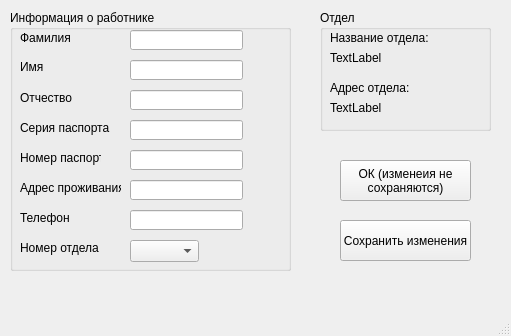
<?xml version="1.0" encoding="UTF-8"?>
<ui version="4.0">
 <class>WorkerInformation</class>
 <widget class="QMainWindow" name="WorkerInformation">
  <property name="geometry">
   <rect>
    <x>0</x>
    <y>0</y>
    <width>511</width>
    <height>336</height>
   </rect>
  </property>
  <property name="windowTitle">
   <string>Информация о работнике</string>
  </property>
  <widget class="QWidget" name="centralwidget">
   <widget class="QGroupBox" name="groupBox">
    <property name="geometry">
     <rect>
      <x>10</x>
      <y>10</y>
      <width>281</width>
      <height>261</height>
     </rect>
    </property>
    <property name="title">
     <string>Информация о работнике</string>
    </property>
    <widget class="QLabel" name="label">
     <property name="geometry">
      <rect>
       <x>10</x>
       <y>20</y>
       <width>61</width>
       <height>16</height>
      </rect>
     </property>
     <property name="text">
      <string>Фамилия</string>
     </property>
    </widget>
    <widget class="QLabel" name="label_2">
     <property name="geometry">
      <rect>
       <x>10</x>
       <y>50</y>
       <width>47</width>
       <height>13</height>
      </rect>
     </property>
     <property name="text">
      <string>Имя</string>
     </property>
    </widget>
    <widget class="QLabel" name="label_3">
     <property name="geometry">
      <rect>
       <x>10</x>
       <y>80</y>
       <width>61</width>
       <height>16</height>
      </rect>
     </property>
     <property name="text">
      <string>Отчество</string>
     </property>
    </widget>
    <widget class="QLabel" name="label_4">
     <property name="geometry">
      <rect>
       <x>10</x>
       <y>110</y>
       <width>91</width>
       <height>16</height>
      </rect>
     </property>
     <property name="text">
      <string>Серия паспорта</string>
     </property>
    </widget>
    <widget class="QLabel" name="label_5">
     <property name="geometry">
      <rect>
       <x>10</x>
       <y>140</y>
       <width>81</width>
       <height>16</height>
      </rect>
     </property>
     <property name="text">
      <string>Номер паспорта</string>
     </property>
    </widget>
    <widget class="QLabel" name="label_6">
     <property name="geometry">
      <rect>
       <x>10</x>
       <y>170</y>
       <width>101</width>
       <height>16</height>
      </rect>
     </property>
     <property name="text">
      <string>Адрес проживания</string>
     </property>
    </widget>
    <widget class="QLabel" name="label_7">
     <property name="geometry">
      <rect>
       <x>10</x>
       <y>200</y>
       <width>51</width>
       <height>16</height>
      </rect>
     </property>
     <property name="text">
      <string>Телефон</string>
     </property>
    </widget>
    <widget class="QLabel" name="label_8">
     <property name="geometry">
      <rect>
       <x>10</x>
       <y>230</y>
       <width>81</width>
       <height>16</height>
      </rect>
     </property>
     <property name="text">
      <string>Номер отдела</string>
     </property>
    </widget>
    <widget class="QLineEdit" name="surename">
     <property name="geometry">
      <rect>
       <x>120</x>
       <y>20</y>
       <width>113</width>
       <height>20</height>
      </rect>
     </property>
    </widget>
    <widget class="QLineEdit" name="name">
     <property name="geometry">
      <rect>
       <x>120</x>
       <y>50</y>
       <width>113</width>
       <height>20</height>
      </rect>
     </property>
    </widget>
    <widget class="QLineEdit" name="father_name">
     <property name="geometry">
      <rect>
       <x>120</x>
       <y>80</y>
       <width>113</width>
       <height>20</height>
      </rect>
     </property>
    </widget>
    <widget class="QLineEdit" name="passport_series">
     <property name="geometry">
      <rect>
       <x>120</x>
       <y>110</y>
       <width>113</width>
       <height>20</height>
      </rect>
     </property>
    </widget>
    <widget class="QLineEdit" name="passport_number">
     <property name="geometry">
      <rect>
       <x>120</x>
       <y>140</y>
       <width>113</width>
       <height>20</height>
      </rect>
     </property>
    </widget>
    <widget class="QLineEdit" name="adress">
     <property name="geometry">
      <rect>
       <x>120</x>
       <y>170</y>
       <width>113</width>
       <height>20</height>
      </rect>
     </property>
    </widget>
    <widget class="QLineEdit" name="phone">
     <property name="geometry">
      <rect>
       <x>120</x>
       <y>200</y>
       <width>113</width>
       <height>20</height>
      </rect>
     </property>
    </widget>
    <widget class="QComboBox" name="department_number">
     <property name="geometry">
      <rect>
       <x>120</x>
       <y>230</y>
       <width>69</width>
       <height>22</height>
      </rect>
     </property>
    </widget>
   </widget>
   <widget class="QGroupBox" name="groupBox_2">
    <property name="geometry">
     <rect>
      <x>320</x>
      <y>10</y>
      <width>171</width>
      <height>121</height>
     </rect>
    </property>
    <property name="title">
     <string>Отдел</string>
    </property>
    <widget class="QLabel" name="label_9">
     <property name="geometry">
      <rect>
       <x>10</x>
       <y>20</y>
       <width>101</width>
       <height>16</height>
      </rect>
     </property>
     <property name="text">
      <string>Название отдела:</string>
     </property>
    </widget>
    <widget class="QLabel" name="label_10">
     <property name="geometry">
      <rect>
       <x>10</x>
       <y>70</y>
       <width>91</width>
       <height>16</height>
      </rect>
     </property>
     <property name="text">
      <string>Адрес отдела:</string>
     </property>
    </widget>
    <widget class="QLabel" name="department_name">
     <property name="geometry">
      <rect>
       <x>10</x>
       <y>40</y>
       <width>151</width>
       <height>16</height>
      </rect>
     </property>
     <property name="text">
      <string>TextLabel</string>
     </property>
    </widget>
    <widget class="QLabel" name="department_adress">
     <property name="geometry">
      <rect>
       <x>10</x>
       <y>90</y>
       <width>151</width>
       <height>16</height>
      </rect>
     </property>
     <property name="text">
      <string>TextLabel</string>
     </property>
    </widget>
   </widget>
   <widget class="QPushButton" name="ok">
    <property name="geometry">
     <rect>
      <x>340</x>
      <y>160</y>
      <width>131</width>
      <height>41</height>
     </rect>
    </property>
    <property name="text">
     <string>ОК (изменеия не
сохраняются)</string>
    </property>
   </widget>
   <widget class="QPushButton" name="save_changes">
    <property name="geometry">
     <rect>
      <x>340</x>
      <y>220</y>
      <width>131</width>
      <height>41</height>
     </rect>
    </property>
    <property name="text">
     <string>Сохранить изменения</string>
    </property>
   </widget>
  </widget>
  <widget class="QMenuBar" name="menubar">
   <property name="geometry">
    <rect>
     <x>0</x>
     <y>0</y>
     <width>511</width>
     <height>21</height>
    </rect>
   </property>
  </widget>
  <widget class="QStatusBar" name="statusbar"/>
 </widget>
 <resources/>
 <connections/>
</ui>
